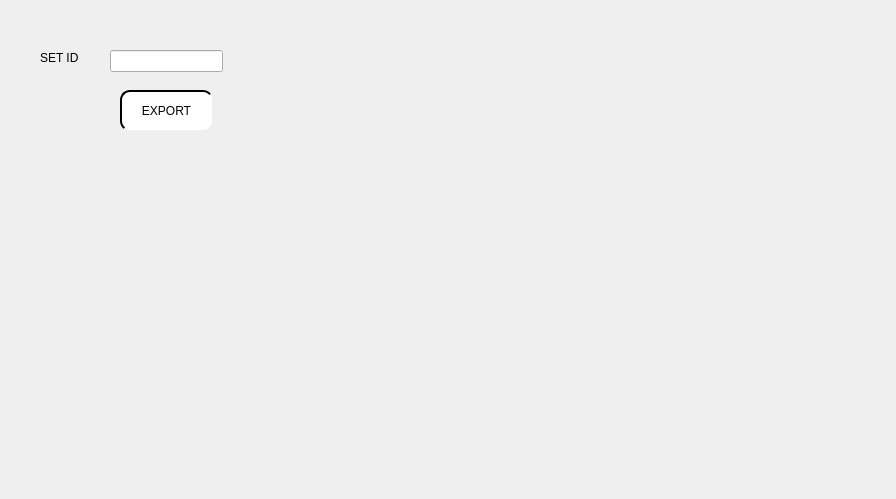
<?xml version="1.0" encoding="UTF-8"?>
<ui version="4.0">
 <class>pdf</class>
 <widget class="QDialog" name="pdf">
  <property name="geometry">
   <rect>
    <x>0</x>
    <y>0</y>
    <width>896</width>
    <height>499</height>
   </rect>
  </property>
  <property name="windowTitle">
   <string>Dialog</string>
  </property>
  <widget class="QLabel" name="label">
   <property name="geometry">
    <rect>
     <x>40</x>
     <y>50</y>
     <width>56</width>
     <height>16</height>
    </rect>
   </property>
   <property name="text">
    <string>SET ID</string>
   </property>
  </widget>
  <widget class="QLineEdit" name="line_pdf">
   <property name="geometry">
    <rect>
     <x>110</x>
     <y>50</y>
     <width>113</width>
     <height>22</height>
    </rect>
   </property>
  </widget>
  <widget class="QPushButton" name="pushButton">
   <property name="geometry">
    <rect>
     <x>120</x>
     <y>90</y>
     <width>93</width>
     <height>41</height>
    </rect>
   </property>
   <property name="styleSheet">
    <string notr="true">background-color: rgb(255, 255, 255);
    border-style: outset;
    border-width: 2px;
    border-radius: 10px;
 </string>
   </property>
   <property name="text">
    <string>EXPORT</string>
   </property>
  </widget>
 </widget>
 <resources/>
 <connections/>
</ui>
